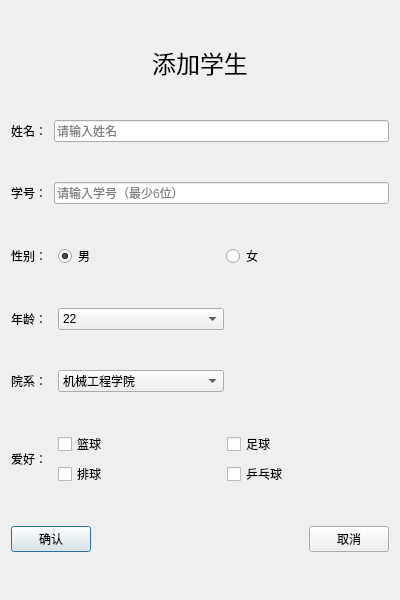
<?xml version="1.0" encoding="UTF-8"?>
<ui version="4.0">
 <class>addStudent</class>
 <widget class="QDialog" name="addStudent">
  <property name="geometry">
   <rect>
    <x>0</x>
    <y>0</y>
    <width>400</width>
    <height>600</height>
   </rect>
  </property>
  <property name="windowTitle">
   <string>添加学生 </string>
  </property>
  <layout class="QVBoxLayout" name="verticalLayout">
   <item>
    <widget class="QLabel" name="label">
     <property name="sizePolicy">
      <sizepolicy hsizetype="Preferred" vsizetype="Fixed">
       <horstretch>0</horstretch>
       <verstretch>0</verstretch>
      </sizepolicy>
     </property>
     <property name="font">
      <font>
       <pointsize>18</pointsize>
      </font>
     </property>
     <property name="text">
      <string>添加学生</string>
     </property>
     <property name="alignment">
      <set>Qt::AlignCenter</set>
     </property>
    </widget>
   </item>
   <item>
    <layout class="QHBoxLayout" name="horizontalLayout" stretch="1,9">
     <item>
      <widget class="QLabel" name="label_2">
       <property name="text">
        <string>姓名：</string>
       </property>
      </widget>
     </item>
     <item>
      <widget class="QLineEdit" name="le_name">
       <property name="placeholderText">
        <string>请输入姓名</string>
       </property>
       <property name="clearButtonEnabled">
        <bool>true</bool>
       </property>
      </widget>
     </item>
    </layout>
   </item>
   <item>
    <layout class="QHBoxLayout" name="horizontalLayout_2" stretch="1,9">
     <item>
      <widget class="QLabel" name="label_3">
       <property name="text">
        <string>学号：</string>
       </property>
      </widget>
     </item>
     <item>
      <widget class="QLineEdit" name="le_id">
       <property name="placeholderText">
        <string>请输入学号（最少6位）</string>
       </property>
       <property name="clearButtonEnabled">
        <bool>true</bool>
       </property>
      </widget>
     </item>
    </layout>
   </item>
   <item>
    <layout class="QHBoxLayout" name="s" stretch="1,4,4">
     <item>
      <widget class="QLabel" name="label_4">
       <property name="text">
        <string>性别：</string>
       </property>
      </widget>
     </item>
     <item>
      <widget class="QRadioButton" name="rbtn_male">
       <property name="text">
        <string>男</string>
       </property>
       <property name="checked">
        <bool>true</bool>
       </property>
       <attribute name="buttonGroup">
        <string notr="true">genderGroup</string>
       </attribute>
      </widget>
     </item>
     <item>
      <widget class="QRadioButton" name="rbtn_female">
       <property name="text">
        <string>女</string>
       </property>
       <attribute name="buttonGroup">
        <string notr="true">genderGroup</string>
       </attribute>
      </widget>
     </item>
    </layout>
   </item>
   <item>
    <layout class="QHBoxLayout" name="horizontalLayout_4" stretch="1,4,4">
     <item>
      <widget class="QLabel" name="label_5">
       <property name="text">
        <string>年龄：</string>
       </property>
      </widget>
     </item>
     <item>
      <widget class="QComboBox" name="cbb_age">
       <item>
        <property name="text">
         <string>22</string>
        </property>
       </item>
       <item>
        <property name="text">
         <string>23</string>
        </property>
       </item>
       <item>
        <property name="text">
         <string>24</string>
        </property>
       </item>
       <item>
        <property name="text">
         <string>25</string>
        </property>
       </item>
       <item>
        <property name="text">
         <string>26</string>
        </property>
       </item>
       <item>
        <property name="text">
         <string>27</string>
        </property>
       </item>
       <item>
        <property name="text">
         <string>28</string>
        </property>
       </item>
      </widget>
     </item>
     <item>
      <spacer name="horizontalSpacer_2">
       <property name="orientation">
        <enum>Qt::Horizontal</enum>
       </property>
       <property name="sizeHint" stdset="0">
        <size>
         <width>40</width>
         <height>20</height>
        </size>
       </property>
      </spacer>
     </item>
    </layout>
   </item>
   <item>
    <layout class="QHBoxLayout" name="horizontalLayout_5" stretch="1,4,4">
     <item>
      <widget class="QLabel" name="label_6">
       <property name="text">
        <string>院系：</string>
       </property>
      </widget>
     </item>
     <item>
      <widget class="QComboBox" name="cbb_college">
       <item>
        <property name="text">
         <string>机械工程学院</string>
        </property>
       </item>
       <item>
        <property name="text">
         <string>电气学院</string>
        </property>
       </item>
       <item>
        <property name="text">
         <string>汽车学院</string>
        </property>
       </item>
       <item>
        <property name="text">
         <string>管理学院</string>
        </property>
       </item>
       <item>
        <property name="text">
         <string>外国语学院</string>
        </property>
       </item>
      </widget>
     </item>
     <item>
      <spacer name="horizontalSpacer_3">
       <property name="orientation">
        <enum>Qt::Horizontal</enum>
       </property>
       <property name="sizeHint" stdset="0">
        <size>
         <width>40</width>
         <height>20</height>
        </size>
       </property>
      </spacer>
     </item>
    </layout>
   </item>
   <item>
    <layout class="QHBoxLayout" name="horizontalLayout_6" stretch="1,8">
     <item>
      <widget class="QLabel" name="label_7">
       <property name="text">
        <string>爱好：</string>
       </property>
      </widget>
     </item>
     <item>
      <layout class="QGridLayout" name="gridLayout">
       <item row="0" column="0">
        <widget class="QCheckBox" name="checkBox">
         <property name="text">
          <string>篮球</string>
         </property>
         <attribute name="buttonGroup">
          <string notr="true">interestGroup</string>
         </attribute>
        </widget>
       </item>
       <item row="0" column="1">
        <widget class="QCheckBox" name="checkBox_2">
         <property name="text">
          <string>足球</string>
         </property>
         <attribute name="buttonGroup">
          <string notr="true">interestGroup</string>
         </attribute>
        </widget>
       </item>
       <item row="1" column="0">
        <widget class="QCheckBox" name="checkBox_3">
         <property name="text">
          <string>排球</string>
         </property>
         <attribute name="buttonGroup">
          <string notr="true">interestGroup</string>
         </attribute>
        </widget>
       </item>
       <item row="1" column="1">
        <widget class="QCheckBox" name="checkBox_4">
         <property name="text">
          <string>乒乓球</string>
         </property>
         <attribute name="buttonGroup">
          <string notr="true">interestGroup</string>
         </attribute>
        </widget>
       </item>
      </layout>
     </item>
    </layout>
   </item>
   <item>
    <layout class="QHBoxLayout" name="horizontalLayout_7">
     <item>
      <widget class="QPushButton" name="btn_ok">
       <property name="text">
        <string>确认</string>
       </property>
      </widget>
     </item>
     <item>
      <spacer name="horizontalSpacer">
       <property name="orientation">
        <enum>Qt::Horizontal</enum>
       </property>
       <property name="sizeHint" stdset="0">
        <size>
         <width>40</width>
         <height>20</height>
        </size>
       </property>
      </spacer>
     </item>
     <item>
      <widget class="QPushButton" name="btn_cancel">
       <property name="text">
        <string>取消</string>
       </property>
      </widget>
     </item>
    </layout>
   </item>
  </layout>
 </widget>
 <layoutdefault spacing="6" margin="11"/>
 <resources/>
 <connections/>
 <buttongroups>
  <buttongroup name="interestGroup">
   <property name="exclusive">
    <bool>false</bool>
   </property>
  </buttongroup>
  <buttongroup name="genderGroup"/>
 </buttongroups>
</ui>
